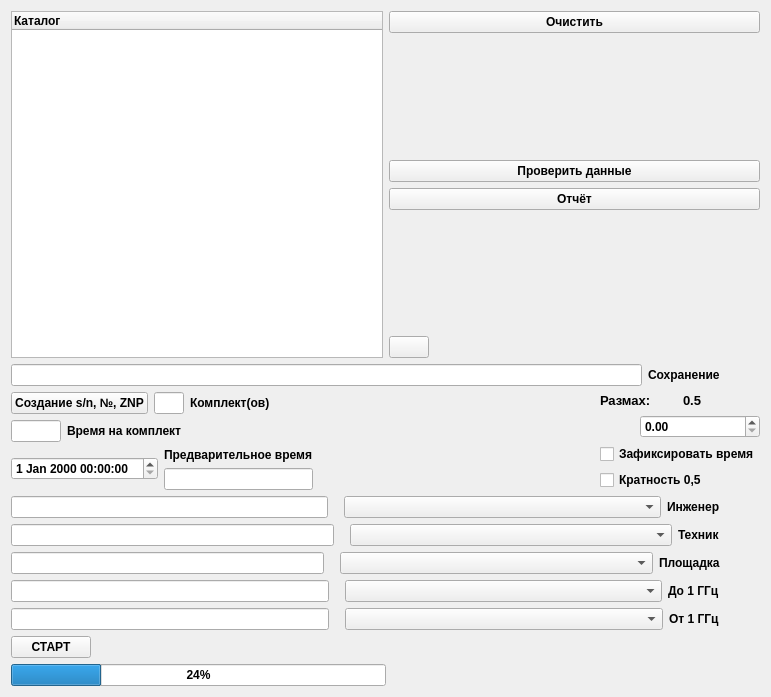
<?xml version="1.0" encoding="UTF-8"?>
<ui version="4.0">
 <class>GeneratorPemiWidget</class>
 <widget class="QWidget" name="GeneratorPemiWidget">
  <property name="geometry">
   <rect>
    <x>0</x>
    <y>0</y>
    <width>771</width>
    <height>697</height>
   </rect>
  </property>
  <property name="font">
   <font>
    <weight>75</weight>
    <bold>true</bold>
   </font>
  </property>
  <property name="mouseTracking">
   <bool>true</bool>
  </property>
  <property name="acceptDrops">
   <bool>true</bool>
  </property>
  <property name="windowTitle">
   <string>Генератор ПЭМИН</string>
  </property>
  <layout class="QGridLayout" name="gridLayout">
   <item row="0" column="0">
    <layout class="QHBoxLayout" name="horizontalLayout">
     <item>
      <widget class="QTreeWidget" name="m_loadSets_tw">
       <column>
        <property name="text">
         <string notr="true">Каталог</string>
        </property>
       </column>
      </widget>
     </item>
     <item>
      <layout class="QVBoxLayout" name="verticalLayout">
       <item>
        <widget class="QPushButton" name="m_clear_pb">
         <property name="text">
          <string>Очистить</string>
         </property>
        </widget>
       </item>
       <item>
        <spacer name="verticalSpacer">
         <property name="orientation">
          <enum>Qt::Vertical</enum>
         </property>
         <property name="sizeHint" stdset="0">
          <size>
           <width>20</width>
           <height>40</height>
          </size>
         </property>
        </spacer>
       </item>
       <item>
        <widget class="QPushButton" name="m_startCheckData_pb">
         <property name="text">
          <string>Проверить данные</string>
         </property>
        </widget>
       </item>
       <item>
        <widget class="QPushButton" name="m_report_pb">
         <property name="text">
          <string>Отчёт</string>
         </property>
        </widget>
       </item>
       <item>
        <spacer name="verticalSpacer_2">
         <property name="orientation">
          <enum>Qt::Vertical</enum>
         </property>
         <property name="sizeHint" stdset="0">
          <size>
           <width>20</width>
           <height>40</height>
          </size>
         </property>
        </spacer>
       </item>
       <item>
        <layout class="QHBoxLayout" name="horizontalLayout_2">
         <item>
          <widget class="QPushButton" name="m_back_pb">
           <property name="text">
            <string/>
           </property>
           <property name="icon">
            <iconset resource="../path.qrc">
             <normaloff>:/image/button_back.png</normaloff>:/image/button_back.png</iconset>
           </property>
           <property name="iconSize">
            <size>
             <width>60</width>
             <height>60</height>
            </size>
           </property>
          </widget>
         </item>
         <item>
          <spacer name="horizontalSpacer">
           <property name="orientation">
            <enum>Qt::Horizontal</enum>
           </property>
           <property name="sizeHint" stdset="0">
            <size>
             <width>40</width>
             <height>20</height>
            </size>
           </property>
          </spacer>
         </item>
        </layout>
       </item>
      </layout>
     </item>
    </layout>
   </item>
   <item row="1" column="0">
    <layout class="QHBoxLayout" name="horizontalLayout_3">
     <item>
      <widget class="QLineEdit" name="m_saveSets_le"/>
     </item>
     <item>
      <widget class="QLabel" name="labelPreliminarilyTime_2">
       <property name="text">
        <string>Сохранение</string>
       </property>
      </widget>
     </item>
     <item>
      <spacer name="horizontalSpacer_18">
       <property name="orientation">
        <enum>Qt::Horizontal</enum>
       </property>
       <property name="sizeType">
        <enum>QSizePolicy::Preferred</enum>
       </property>
       <property name="sizeHint" stdset="0">
        <size>
         <width>40</width>
         <height>20</height>
        </size>
       </property>
      </spacer>
     </item>
    </layout>
   </item>
   <item row="2" column="0">
    <layout class="QHBoxLayout" name="horizontalLayout_17">
     <item>
      <layout class="QVBoxLayout" name="verticalLayout_7">
       <item>
        <layout class="QHBoxLayout" name="horizontalLayout_4">
         <item>
          <widget class="QPushButton" name="m_createTable_pb">
           <property name="maximumSize">
            <size>
             <width>150</width>
             <height>16777215</height>
            </size>
           </property>
           <property name="text">
            <string>Создание s/n, №, ZNP</string>
           </property>
          </widget>
         </item>
         <item>
          <widget class="QLineEdit" name="m_numSets_le">
           <property name="maximumSize">
            <size>
             <width>30</width>
             <height>16777215</height>
            </size>
           </property>
          </widget>
         </item>
         <item>
          <widget class="QLabel" name="m_statusNumSets_l">
           <property name="text">
            <string>Комплект(ов)</string>
           </property>
          </widget>
         </item>
         <item>
          <spacer name="horizontalSpacer_20">
           <property name="orientation">
            <enum>Qt::Horizontal</enum>
           </property>
           <property name="sizeHint" stdset="0">
            <size>
             <width>40</width>
             <height>20</height>
            </size>
           </property>
          </spacer>
         </item>
        </layout>
       </item>
       <item>
        <layout class="QHBoxLayout" name="horizontalLayout_5">
         <item>
          <widget class="QLineEdit" name="m_timeSet_le">
           <property name="maximumSize">
            <size>
             <width>50</width>
             <height>16777215</height>
            </size>
           </property>
          </widget>
         </item>
         <item>
          <widget class="QLabel" name="labelTimeComplect">
           <property name="text">
            <string>Время на комплект</string>
           </property>
          </widget>
         </item>
        </layout>
       </item>
       <item>
        <layout class="QHBoxLayout" name="horizontalLayout_6">
         <item>
          <widget class="QDateTimeEdit" name="m_editTime_dte"/>
         </item>
         <item>
          <layout class="QVBoxLayout" name="verticalLayout_2">
           <item>
            <widget class="QLabel" name="labelPreliminarilyTime">
             <property name="text">
              <string>Предварительное время</string>
             </property>
            </widget>
           </item>
           <item>
            <widget class="QLineEdit" name="m_previewTime_le">
             <property name="maximumSize">
              <size>
               <width>150</width>
               <height>16777215</height>
              </size>
             </property>
            </widget>
           </item>
          </layout>
         </item>
        </layout>
       </item>
      </layout>
     </item>
     <item>
      <spacer name="horizontalSpacer_4">
       <property name="orientation">
        <enum>Qt::Horizontal</enum>
       </property>
       <property name="sizeHint" stdset="0">
        <size>
         <width>40</width>
         <height>20</height>
        </size>
       </property>
      </spacer>
     </item>
     <item>
      <layout class="QVBoxLayout" name="verticalLayout_6">
       <item>
        <layout class="QVBoxLayout" name="verticalLayout_3">
         <item>
          <layout class="QHBoxLayout" name="horizontalLayout_14">
           <item>
            <widget class="QLabel" name="label_ampl_res">
             <property name="font">
              <font>
               <pointsize>10</pointsize>
               <weight>75</weight>
               <bold>true</bold>
              </font>
             </property>
             <property name="text">
              <string>Размах:</string>
             </property>
            </widget>
           </item>
           <item>
            <widget class="QLabel" name="labelAmplituda">
             <property name="font">
              <font>
               <pointsize>10</pointsize>
               <weight>75</weight>
               <bold>true</bold>
              </font>
             </property>
             <property name="text">
              <string>0.5</string>
             </property>
            </widget>
           </item>
          </layout>
         </item>
         <item>
          <layout class="QHBoxLayout" name="horizontalLayout_15">
           <item>
            <spacer name="horizontalSpacer_3">
             <property name="orientation">
              <enum>Qt::Horizontal</enum>
             </property>
             <property name="sizeType">
              <enum>QSizePolicy::Preferred</enum>
             </property>
             <property name="sizeHint" stdset="0">
              <size>
               <width>40</width>
               <height>20</height>
              </size>
             </property>
            </spacer>
           </item>
           <item>
            <widget class="QDoubleSpinBox" name="m_amplituda_sb"/>
           </item>
          </layout>
         </item>
        </layout>
       </item>
       <item>
        <layout class="QVBoxLayout" name="verticalLayout_4">
         <item>
          <widget class="QCheckBox" name="m_fixedTime_ckb">
           <property name="text">
            <string>Зафиксировать время</string>
           </property>
          </widget>
         </item>
         <item>
          <widget class="QCheckBox" name="m_multiplisity_ckb">
           <property name="text">
            <string>Кратность 0,5</string>
           </property>
          </widget>
         </item>
        </layout>
       </item>
      </layout>
     </item>
    </layout>
   </item>
   <item row="3" column="0">
    <layout class="QVBoxLayout" name="verticalLayout_5">
     <item>
      <layout class="QHBoxLayout" name="horizontalLayout_7">
       <item>
        <widget class="QLineEdit" name="m_injener_le">
         <property name="sizePolicy">
          <sizepolicy hsizetype="Expanding" vsizetype="Fixed">
           <horstretch>0</horstretch>
           <verstretch>0</verstretch>
          </sizepolicy>
         </property>
        </widget>
       </item>
       <item>
        <spacer name="horizontalSpacer_5">
         <property name="orientation">
          <enum>Qt::Horizontal</enum>
         </property>
         <property name="sizeType">
          <enum>QSizePolicy::Preferred</enum>
         </property>
         <property name="sizeHint" stdset="0">
          <size>
           <width>10</width>
           <height>20</height>
          </size>
         </property>
        </spacer>
       </item>
       <item>
        <widget class="QComboBox" name="m_boxInjener_cb">
         <property name="sizePolicy">
          <sizepolicy hsizetype="Expanding" vsizetype="Fixed">
           <horstretch>0</horstretch>
           <verstretch>0</verstretch>
          </sizepolicy>
         </property>
        </widget>
       </item>
       <item>
        <widget class="QLabel" name="labelInjener">
         <property name="text">
          <string>Инженер</string>
         </property>
        </widget>
       </item>
       <item>
        <spacer name="horizontalSpacer_6">
         <property name="orientation">
          <enum>Qt::Horizontal</enum>
         </property>
         <property name="sizeType">
          <enum>QSizePolicy::Preferred</enum>
         </property>
         <property name="sizeHint" stdset="0">
          <size>
           <width>40</width>
           <height>20</height>
          </size>
         </property>
        </spacer>
       </item>
      </layout>
     </item>
     <item>
      <layout class="QHBoxLayout" name="horizontalLayout_8">
       <item>
        <widget class="QLineEdit" name="m_tehnic_le"/>
       </item>
       <item>
        <spacer name="horizontalSpacer_10">
         <property name="orientation">
          <enum>Qt::Horizontal</enum>
         </property>
         <property name="sizeType">
          <enum>QSizePolicy::Preferred</enum>
         </property>
         <property name="sizeHint" stdset="0">
          <size>
           <width>10</width>
           <height>20</height>
          </size>
         </property>
        </spacer>
       </item>
       <item>
        <widget class="QComboBox" name="m_boxTehnic_cb">
         <property name="sizePolicy">
          <sizepolicy hsizetype="Expanding" vsizetype="Fixed">
           <horstretch>0</horstretch>
           <verstretch>0</verstretch>
          </sizepolicy>
         </property>
        </widget>
       </item>
       <item>
        <widget class="QLabel" name="labelTehnic">
         <property name="text">
          <string>Техник</string>
         </property>
        </widget>
       </item>
       <item>
        <spacer name="horizontalSpacer_11">
         <property name="orientation">
          <enum>Qt::Horizontal</enum>
         </property>
         <property name="sizeType">
          <enum>QSizePolicy::Preferred</enum>
         </property>
         <property name="sizeHint" stdset="0">
          <size>
           <width>40</width>
           <height>20</height>
          </size>
         </property>
        </spacer>
       </item>
      </layout>
     </item>
     <item>
      <layout class="QHBoxLayout" name="horizontalLayout_9">
       <item>
        <widget class="QLineEdit" name="m_workplace_le">
         <property name="text">
          <string/>
         </property>
        </widget>
       </item>
       <item>
        <spacer name="horizontalSpacer_12">
         <property name="orientation">
          <enum>Qt::Horizontal</enum>
         </property>
         <property name="sizeType">
          <enum>QSizePolicy::Preferred</enum>
         </property>
         <property name="sizeHint" stdset="0">
          <size>
           <width>10</width>
           <height>20</height>
          </size>
         </property>
        </spacer>
       </item>
       <item>
        <widget class="QComboBox" name="m_boxWorkplace_cb">
         <property name="sizePolicy">
          <sizepolicy hsizetype="Expanding" vsizetype="Fixed">
           <horstretch>0</horstretch>
           <verstretch>0</verstretch>
          </sizepolicy>
         </property>
        </widget>
       </item>
       <item>
        <widget class="QLabel" name="labelPlochadka">
         <property name="text">
          <string>Площадка</string>
         </property>
        </widget>
       </item>
       <item>
        <spacer name="horizontalSpacer_13">
         <property name="orientation">
          <enum>Qt::Horizontal</enum>
         </property>
         <property name="sizeType">
          <enum>QSizePolicy::Preferred</enum>
         </property>
         <property name="sizeHint" stdset="0">
          <size>
           <width>40</width>
           <height>20</height>
          </size>
         </property>
        </spacer>
       </item>
      </layout>
     </item>
     <item>
      <layout class="QHBoxLayout" name="horizontalLayout_10">
       <item>
        <widget class="QLineEdit" name="m_antenneLow1GGz_le"/>
       </item>
       <item>
        <spacer name="horizontalSpacer_14">
         <property name="orientation">
          <enum>Qt::Horizontal</enum>
         </property>
         <property name="sizeType">
          <enum>QSizePolicy::Preferred</enum>
         </property>
         <property name="sizeHint" stdset="0">
          <size>
           <width>10</width>
           <height>20</height>
          </size>
         </property>
        </spacer>
       </item>
       <item>
        <widget class="QComboBox" name="m_boxAntenneLow1GGz_cb">
         <property name="sizePolicy">
          <sizepolicy hsizetype="Expanding" vsizetype="Fixed">
           <horstretch>0</horstretch>
           <verstretch>0</verstretch>
          </sizepolicy>
         </property>
        </widget>
       </item>
       <item>
        <widget class="QLabel" name="labelAntenneLow_1GGz">
         <property name="text">
          <string>До 1 ГГц</string>
         </property>
        </widget>
       </item>
       <item>
        <spacer name="horizontalSpacer_15">
         <property name="orientation">
          <enum>Qt::Horizontal</enum>
         </property>
         <property name="sizeType">
          <enum>QSizePolicy::Preferred</enum>
         </property>
         <property name="sizeHint" stdset="0">
          <size>
           <width>40</width>
           <height>20</height>
          </size>
         </property>
        </spacer>
       </item>
      </layout>
     </item>
     <item>
      <layout class="QHBoxLayout" name="horizontalLayout_11">
       <item>
        <widget class="QLineEdit" name="m_antenneHeigh1GGz_le"/>
       </item>
       <item>
        <spacer name="horizontalSpacer_17">
         <property name="orientation">
          <enum>Qt::Horizontal</enum>
         </property>
         <property name="sizeType">
          <enum>QSizePolicy::Preferred</enum>
         </property>
         <property name="sizeHint" stdset="0">
          <size>
           <width>10</width>
           <height>20</height>
          </size>
         </property>
        </spacer>
       </item>
       <item>
        <widget class="QComboBox" name="m_boxAntenneHeigh1GGz_cb">
         <property name="sizePolicy">
          <sizepolicy hsizetype="Expanding" vsizetype="Fixed">
           <horstretch>0</horstretch>
           <verstretch>0</verstretch>
          </sizepolicy>
         </property>
        </widget>
       </item>
       <item>
        <widget class="QLabel" name="labelAntenneHeigh_1GGz">
         <property name="text">
          <string>От 1 ГГц</string>
         </property>
        </widget>
       </item>
       <item>
        <spacer name="horizontalSpacer_16">
         <property name="orientation">
          <enum>Qt::Horizontal</enum>
         </property>
         <property name="sizeType">
          <enum>QSizePolicy::Preferred</enum>
         </property>
         <property name="sizeHint" stdset="0">
          <size>
           <width>40</width>
           <height>20</height>
          </size>
         </property>
        </spacer>
       </item>
      </layout>
     </item>
    </layout>
   </item>
   <item row="4" column="0">
    <layout class="QHBoxLayout" name="horizontalLayout_16">
     <item>
      <layout class="QHBoxLayout" name="horizontalLayout_12">
       <item>
        <widget class="QPushButton" name="m_start_pb">
         <property name="text">
          <string>СТАРТ</string>
         </property>
        </widget>
       </item>
      </layout>
     </item>
     <item>
      <spacer name="horizontalSpacer_7">
       <property name="orientation">
        <enum>Qt::Horizontal</enum>
       </property>
       <property name="sizeHint" stdset="0">
        <size>
         <width>40</width>
         <height>20</height>
        </size>
       </property>
      </spacer>
     </item>
     <item>
      <spacer name="horizontalSpacer_8">
       <property name="orientation">
        <enum>Qt::Horizontal</enum>
       </property>
       <property name="sizeHint" stdset="0">
        <size>
         <width>40</width>
         <height>20</height>
        </size>
       </property>
      </spacer>
     </item>
    </layout>
   </item>
   <item row="5" column="0">
    <layout class="QHBoxLayout" name="horizontalLayout_13">
     <item>
      <widget class="QProgressBar" name="m_status_prb">
       <property name="enabled">
        <bool>true</bool>
       </property>
       <property name="sizePolicy">
        <sizepolicy hsizetype="MinimumExpanding" vsizetype="Preferred">
         <horstretch>0</horstretch>
         <verstretch>0</verstretch>
        </sizepolicy>
       </property>
       <property name="value">
        <number>24</number>
       </property>
      </widget>
     </item>
     <item>
      <spacer name="horizontalSpacer_2">
       <property name="orientation">
        <enum>Qt::Horizontal</enum>
       </property>
       <property name="sizeHint" stdset="0">
        <size>
         <width>40</width>
         <height>20</height>
        </size>
       </property>
      </spacer>
     </item>
    </layout>
   </item>
  </layout>
 </widget>
 <resources>
  <include location="../path.qrc"/>
 </resources>
 <connections/>
</ui>
